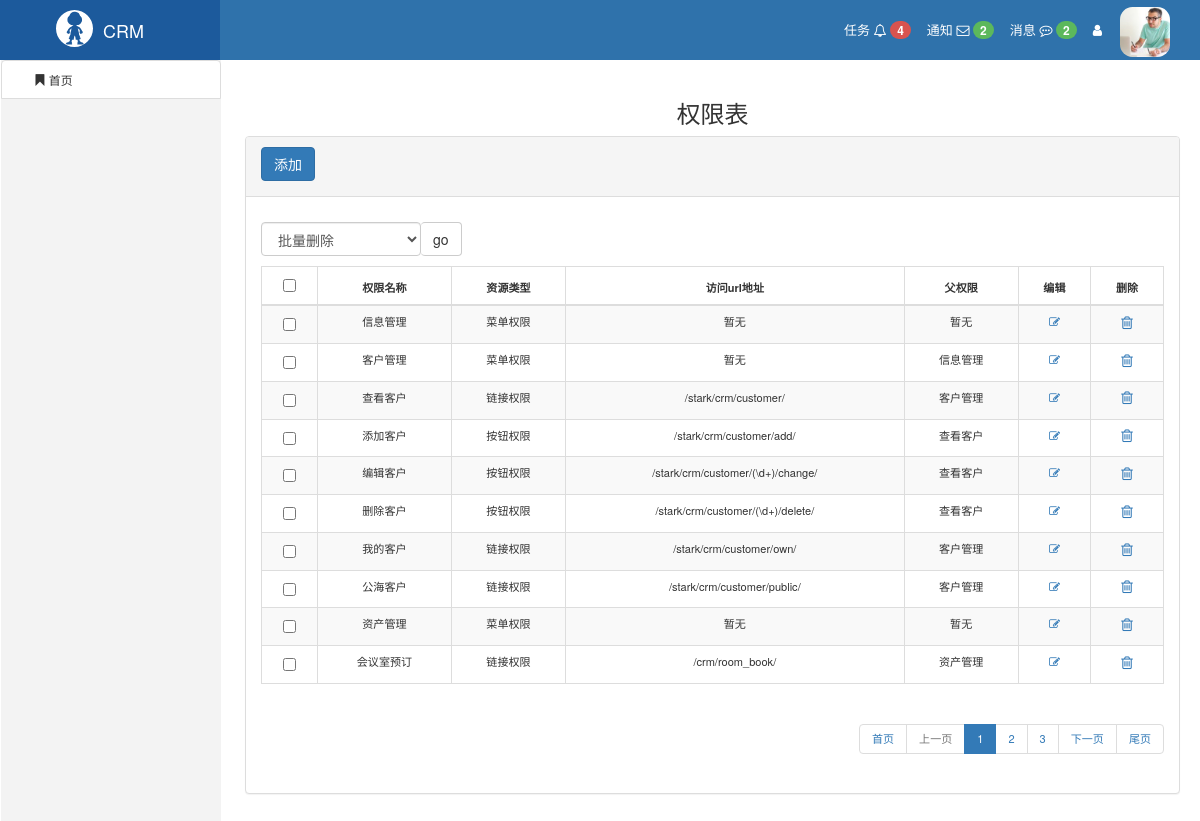
Page /stark/rbac/permission/ on the committed database.
### rbac/models.py (models this page shows, shortened)
class Permission(models.Model):
    title = models.CharField(max_length=32, verbose_name='权限名称')
    type = models.CharField(max_length=32, verbose_name='资源类型', choices=[("menu", "菜单权限"), ("link", "链接权限"), ("button", "按钮权限")])
    url = models.CharField(max_length=128, verbose_name='访问url地址', null=True, blank=True)
    parent = models.ForeignKey("self", on_delete=models.CASCADE, null=True, verbose_name='父权限', blank=True)
    pids=models.CharField(max_length=32,null=True,blank=True,verbose_name="父权限组合") # "1/5/13" 可避开递归,当然需要重写save
    class Meta:
        verbose_name_plural = '权限表'
        verbose_name = '权限表'
    def __str__(self):
        return self.title

### stark/service/sites.py (the view, shortened to what this page needs)
    def list_view(self, request, data=None):
        print('666')
        import datetime
        now = datetime.datetime.now().date()
        from django.db.models import Count
        ret = UserInfo.objects.filter(depart_id=1, customers__deal_date=now).annotate(c=Count("customers")).values(
            "name", "c")
        if data:
            queryset = data.get("queryset")
            title = data.get("title")
            self.actions = data.get("actions")
            self.list_filter = data.get("list_filter")
            self.add_btn = data.get("add_btn")
        else:
            queryset = self.model.objects.all()  # Book.objects.all()
            title = self.model._meta.verbose_name
            self.actions = self.__class__.__dict__.get("actions", [])
            self.list_filter = self.__class__.__dict__.get("list_filter", [])
            self.add_btn = True
        add_url = self.get_add_url()
        search_condition = self.get_search_condition(request)
        filter_condition = self.get_filter_condition(request)
        data_list = queryset.filter(search_condition).filter(filter_condition)
        showlist = ShowList(self, data_list, request)
        return render(request, "stark/list_view.html", locals())

### rbac/templatetags/rbac_tags.py (called while the page is built, shortened)
@register.inclusion_tag("rbac/menu.html")
def get_menu_style(request):
    permission_list = request.session.get("permission_list",[])
    current_path=request.path
    new_permission_dict=collections.OrderedDict()
    print("new_permission_dict",new_permission_dict)
    permission_tree=[]
    return {"permission_tree":json.dumps(permission_tree)}

### stark/service/sites.py (called while the page is built)
    def get_page_queryset(self):
        current_page = self.request.GET.get("page", 1)  # 默认首页
        self.pagination = Pagination(current_page, self.data_list.count(), self.request, 10)
        page_queryset = self.data_list[self.pagination.start:self.pagination.end]
        return page_queryset

    def get_headers(self):
        header_list = []
        for field_or_func in self.config_obj.new_list_display():  # ["title","price","publish",edit]
            if callable(field_or_func):
                val = field_or_func(self.config_obj, is_header=True)
            else:
                try:
                    filed_obj = self.config_obj.model._meta.get_field(field_or_func)
                    val = filed_obj.verbose_name
                except FieldDoesNotExist as e:
                    val = self.config_obj.model._meta.model_name.upper()
            header_list.append(val)
        return header_list

    def get_new_actions(self):
        temp = []
        temp.extend(self.actions)
        temp.append(self.patch_delete)
        new_actions = []
        for func in temp:
            new_actions.append({
                "desc": func.desc,
                "name": func.__name__
            })
        return new_actions

    def get_add_url(self):
        url_name = "%s_%s_add" % (self.app_label, self.model_name)
        _url = reverse(url_name)
        return _url

    def get_change_url(self, obj):
        url_name = "%s_%s_change" % (self.app_label, self.model_name)
        _url = reverse(url_name, args=(obj.pk,))
        return _url

    def get_del_url(self, obj):
        url_name = "%s_%s_delete" % (self.app_label, self.model_name)
        _url = reverse(url_name, args=(obj.pk,))
        return _url

    def edit(self, obj=None, is_header=False):
        if is_header:
            return "编辑"
        else:
            return mark_safe(
                "<a href='%s'><i class='fa fa-edit' aria-hidden='true'></i></a>" % self.get_change_url(obj))

### stark/utils/page.py (called while the page is built)
    @property
    def start(self):
        return (self.current_page - 1) * self.per_page_count

### stark/templates/stark/list_view.html (shortened to what this page needs)
{% extends "stark/base.html" %}
{% block content %}
    <h3 class="text-center">{{ title }}</h3>
    <div class="panel panel-default">
        <div class="panel-heading" style="min-height: 60px">
            {% if showlist.config_obj.add_btn %}
                  <a href="{{ add_url }}" class="btn btn-primary">添加{{ current_model_name }}</a>
            {% endif %}
        </div>
        <div class="panel-body small">
            <form action="" method="post">
                <div id="action">
                    <select name="action" class="form-control form-inline pull-left"
                            style="width: 160px;display: inline-block">
                        {% for func_dict in showlist.config_obj.get_new_actions %}
                            <option value="{{ func_dict.name }}">{{ func_dict.desc }}</option>
                        {% endfor %}
                    </select>
                    <button class="btn btn-default go">go</button>
                </div>
                <table class="table table-striped table-bordered table-hover">
                    <thead>
                    <tr>
                        {% for item in showlist.get_headers %}
                            <th>{{ item }}</th>
                        {% endfor %}
                    </tr>
                    </thead>
                    <tbody>
                    {% for data in showlist.get_body %}
                        <tr>
                            {% for item in data %}
                                <td>{{ item|default:"暂无" }}</td>
                            {% endfor %}
                        </tr>
                    {% endfor %}
                    </tbody>
                </table>
            </form>
            <div class="page pull-right">
                {{ showlist.pagination.page_html|safe }}
            </div>
        </div>
    </div>
{% endblock %}

### stark/templates/stark/base.html (shortened to what this page needs)
{% load staticfiles %}
<!DOCTYPE html>
<html lang="en">
<head>
    <link rel="stylesheet" href="{% static 'plugins/bootstrap/css/bootstrap.css' %} "/>
    <link rel="stylesheet" href="{% static 'plugins/font-awesome/css/font-awesome.css' %} "/>
    <link rel="stylesheet" href="{% static 'css/commons.css' %} "/>
    <link rel="stylesheet" href="{% static 'css/nav.css' %} "/>
</head>
<body>
<div class="pg-header">
    {% if not is_pop %}
    <div class="nav">
        <div class="logo-area left">
            <a href="#">
                <img class="logo" src="{% static 'imgs/logo.svg' %}">
                <span style="font-size: 18px;">CRM</span>
            </a>
        </div>
        <div class="left-menu left">
        </div>
        <div class="right-menu right clearfix">
            <div class="btn-group user-info right">
              <img class="dropdown-toggle" data-toggle="dropdown" aria-haspopup="true" aria-expanded="false" width="50" height="50" class="img-circle" src="{% static 'imgs/default.jpg' %}">
            </div>
            <a class="user-menu right">
                <i class="fa fa-user" aria-hidden="true"></i>
            </a>
            <a class="user-menu right">
                消息
                <i class="fa fa-commenting-o" aria-hidden="true"></i>
                <span class="badge bg-success">2</span>
            </a>
            <a class="user-menu right">
                通知
                <i class="fa fa-envelope-o" aria-hidden="true"></i>
                <span class="badge bg-success">2</span>
            </a>
            <a class="user-menu right">
                任务
                <i class="fa fa-bell-o" aria-hidden="true"></i>
                <span class="badge bg-danger">4</span>
            </a>
        </div>
    </div>
    {% endif %}
</div>
<div class="pg-body">
    {% if not is_pop %}
        <div class="left-menu">
             {% block side_bar %}
                    {% load rbac_tags %}
                    {% get_menu_style request %}
             {% endblock side_bar %}
        </div>
    {% endif %}
    <div class="right-body">
         {% block content %}
         {% endblock content %}
    </div>
</div>
</body>
</html>

### rbac/templates/rbac/menu.html (shortened to what this page needs)
      <li class="small list-group-item" data-nodeid="0">&nbsp;&nbsp;&nbsp;&nbsp;&nbsp;<span class="icon node-icon glyphicon glyphicon-bookmark"></span>&nbsp;<a href="/home/" style="color:inherit;">首页</a></li>

### stark/static/css/commons.css (style rules this page uses)
body { margin: 0; }
img { border: 0; }
.left { float: left; }
.right { float: right; }
.clearfix:after { clear: both; display: block; visibility: hidden; height: 0; }
.bg-danger { background-color: #d9534f !important; color: #ffffff; }
.bg-success { background-color: #5cb85c !important; color: #ffffff; }
.badge { display: inline-block; min-width: 10px; padding: 3px 7px; font-size: 12px; font-weight: bold; line-height: 1; color: #fff; text-align: center; white-space: nowrap; vertical-align: baseline; background-color: #777; border-radius: 10px; }

### stark/static/css/nav.css (style rules this page uses)
.nav { min-width: 980px; height: 60px; background-color: #2F72AB; color: #ffffff; line-height: 60px; overflow: visible; font-size: 12px; }
.nav .logo-area { width: 220px; height: 60px!important; text-align: center; background-color: #1c5a9c; }
.nav .logo-area > a { color: #ffffff; text-decoration: none; display: inline-block; margin-left: -30px; }
.nav .logo-area .logo { height: 37px; width: 37px; float: left; margin: 10px; margin-right: 10px; }
.nav .left-menu { font-size: 13px; }
.nav .right-menu .user-menu { padding: 0 8px; cursor: pointer; color: white; text-decoration: none; }
.nav .right-menu .user-info { padding: 0 30px 0 10px; height: 48px; position: relative; }
.pg-body > .left-menu { background-color: #F3F3F3; position: absolute; left: 1px; top: 60px; bottom: 0; width: 220px; overflow: auto; }
.pg-body > .right-body { position: absolute; left: 225px; right: 0; top: 60px; bottom: 0; overflow: scroll; border-top: 0; font-size: 13px; min-width: 755px; padding: 20px; }
.user-menu { font-size: 13px; }
.user-info img { border-radius: 25%; }

### stark/templates/stark/list_view.html (style rules this page uses)
#action { margin: 10px 0; }
.go { border-left: none !important; }
th, td { text-align: center; }

### rows in the picture
Permission: data "信息管理" "菜单权限" "暂无", title "信息管理"
Permission: data "客户管理" "菜单权限", title "客户管理"
Permission: data "查看客户" "链接权限" "/stark/crm/customer/", title "查看客户"
Permission: data "添加客户" "按钮权限" "/stark/crm/customer/add/"
Permission: data "编辑客户" "按钮权限" "/stark/crm/customer/(\\d+)/change/"
Permission: data "删除客户" "按钮权限" "/stark/crm/customer/(\\d+)/delete/"
Permission: data "我的客户" "链接权限" "/stark/crm/customer/own/"
Permission: data "公海客户" "链接权限" "/stark/crm/customer/public/"
Permission: data "资产管理" "菜单权限", title "资产管理"
Permission: data "会议室预订" "链接权限" "/crm/room_book/"

### other values in the picture
{{ title }} "权限表"
{{ item }} "权限名称" "资源类型" "访问url地址" "父权限" "编辑" "删除"
{{ item|default:"暂无" }} "暂无" "暂无" "暂无" "暂无"
{{ showlist.pagination.page_html|safe }} "首页 上一页 1 2 3 下一页 尾页"
form field action "批量删除"
